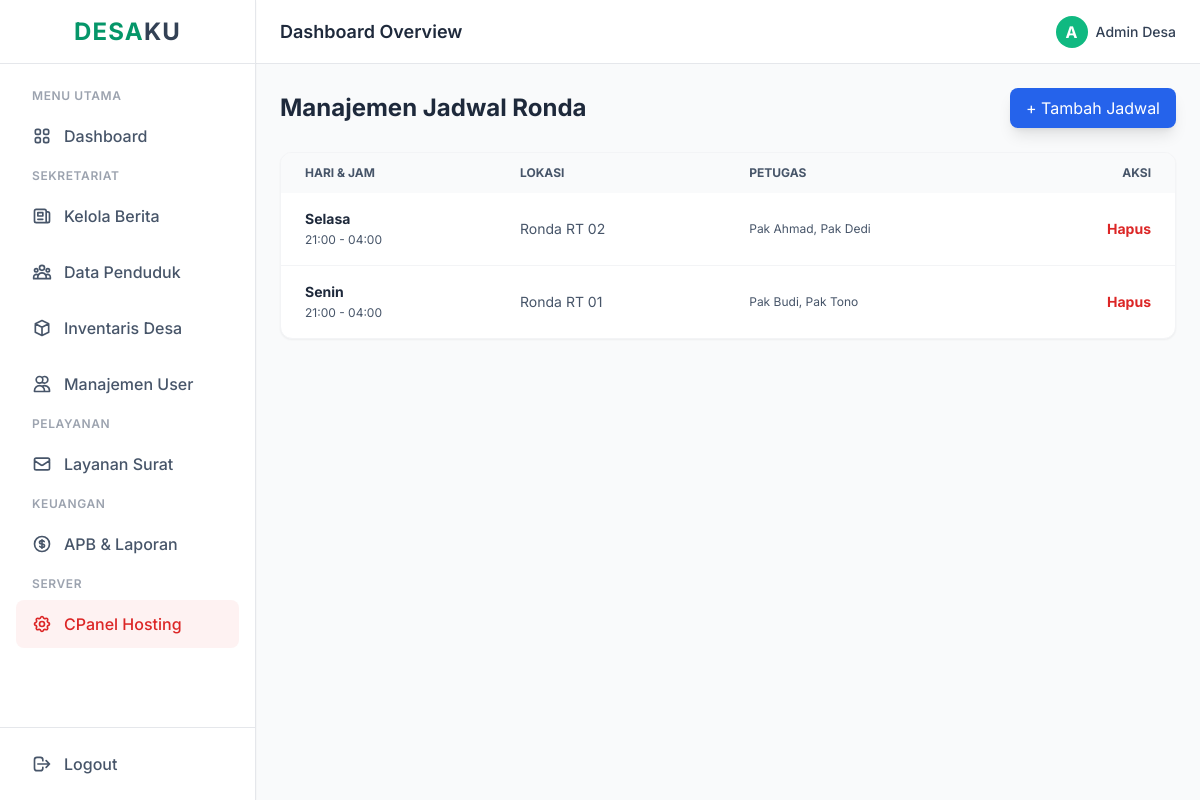
Page /jadwal_ronda.php (signed in) on the committed database.
### tables this page shows
CREATE TABLE `jadwal` (
  `id` int(11) NOT NULL,
  `kegiatan` varchar(100) NOT NULL,
  `hari` varchar(20) NOT NULL,
  `jam` varchar(20) NOT NULL,
  `petugas` varchar(200) NOT NULL,
  `jenis` enum('Ronda','Posyandu') NOT NULL,
  `id_penanggung_jawab` int(11) DEFAULT NULL
);

### jadwal_ronda.php (the view, shortened to what this page needs)
<?php
include 'includes/koneksi.php';
include 'includes/header.php'; include 'includes/sidebar.php'; include 'includes/navbar.php';
?>
<main class="flex-1 overflow-x-hidden overflow-y-auto bg-gray-50 p-6">
    <div class="flex justify-between items-center mb-6">
        <h3 class="text-2xl font-bold text-slate-800">Manajemen Jadwal Ronda</h3>
        <button onclick="document.getElementById('formJadwal').classList.toggle('hidden')" class="bg-blue-600 text-white px-4 py-2 rounded-lg hover:bg-blue-700 shadow-lg transition">
            + Tambah Jadwal
        </button>
    </div>
    <div class="bg-white rounded-xl shadow-sm border border-gray-100 overflow-hidden">
        <table class="w-full text-left text-sm text-slate-600">
            <thead class="bg-gray-50 uppercase font-semibold text-xs">
                <tr>
                    <th class="px-6 py-3">Hari & Jam</th>
                    <th class="px-6 py-3">Lokasi</th>
                    <th class="px-6 py-3">Petugas</th>
                    <th class="px-6 py-3 text-right">Aksi</th>
                </tr>
            </thead>
            <tbody class="divide-y divide-gray-100">
                <?php
                $q = mysqli_query($conn, "SELECT * FROM jadwal WHERE jenis='Ronda' ORDER BY id DESC");
                while($row = mysqli_fetch_assoc($q)):
                ?>
                <tr class="hover:bg-gray-50">
                    <td class="px-6 py-4">
                        <span class="font-bold text-slate-800"><?= $row['hari']; ?></span><br>
                        <span class="text-xs"><?= $row['jam']; ?></span>
                    </td>
                    <td class="px-6 py-4"><?= $row['kegiatan']; ?></td>
                    <td class="px-6 py-4 text-xs max-w-xs truncate" title="<?= $row['petugas']; ?>">
                        <?= $row['petugas']; ?>
                    </td>
                    <td class="px-6 py-4 text-right">
                        <a href="?hapus=<?= $row['id']; ?>" onclick="return confirm('Hapus jadwal ini?')" class="text-red-600 hover:text-red-900 font-bold hover:underline">Hapus</a>
                    </td>
                </tr>
                <?php endwhile; ?>
            </tbody>
        </table>
    </div>
</main>
<?php include 'includes/footer.php'; ?>

### includes/header.php (style rules this page uses)
body { font-family: 'Inter', sans-serif; }

### rows in the picture
jadwal: hari "Selasa", jam "21:00 - 04:00", kegiatan "Ronda RT 02", petugas "Pak Ahmad, Pak Dedi"
jadwal: hari "Senin", jam "21:00 - 04:00", kegiatan "Ronda RT 01", petugas "Pak Budi, Pak Tono"
